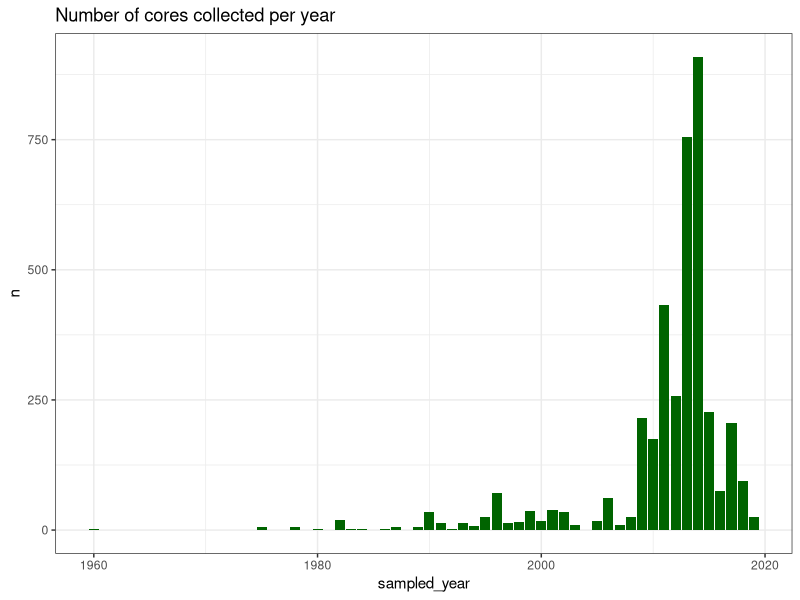
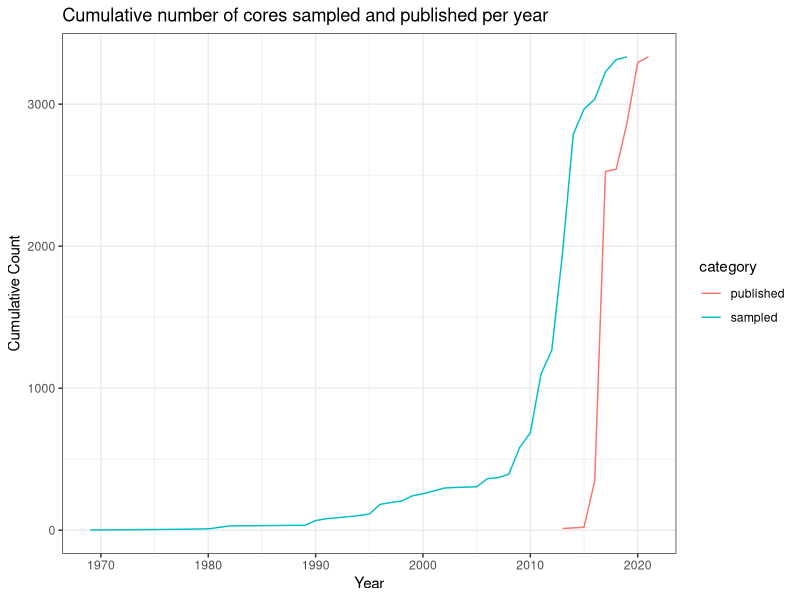
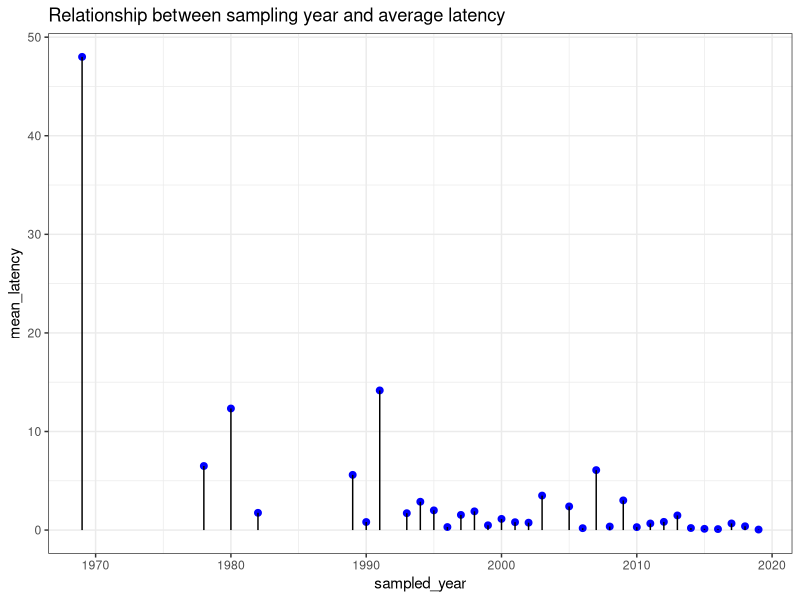
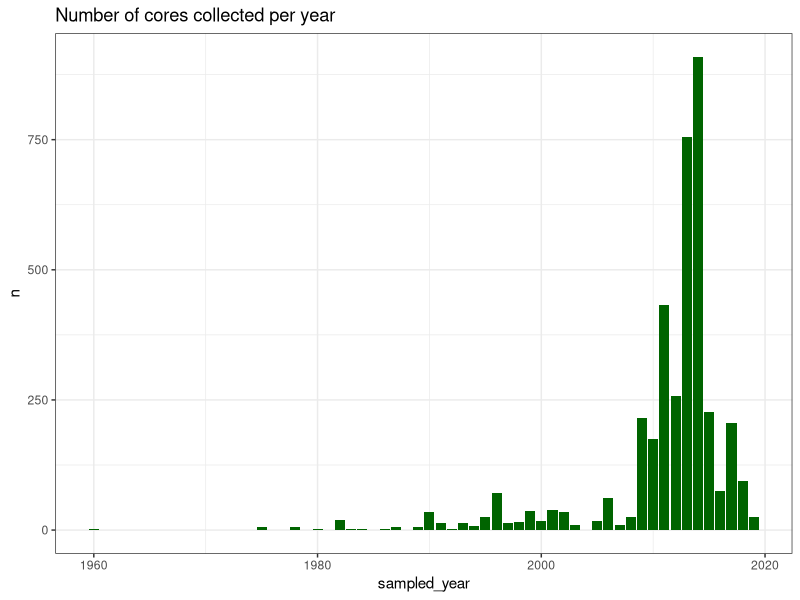
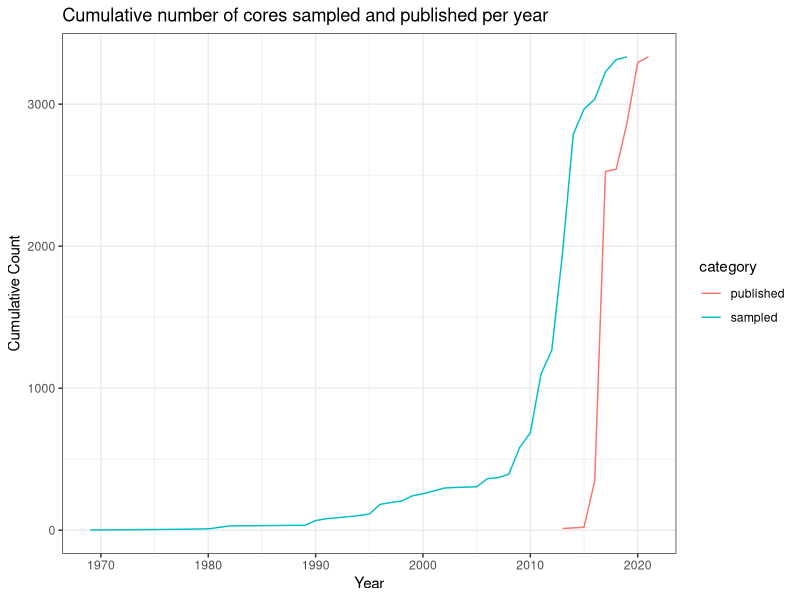
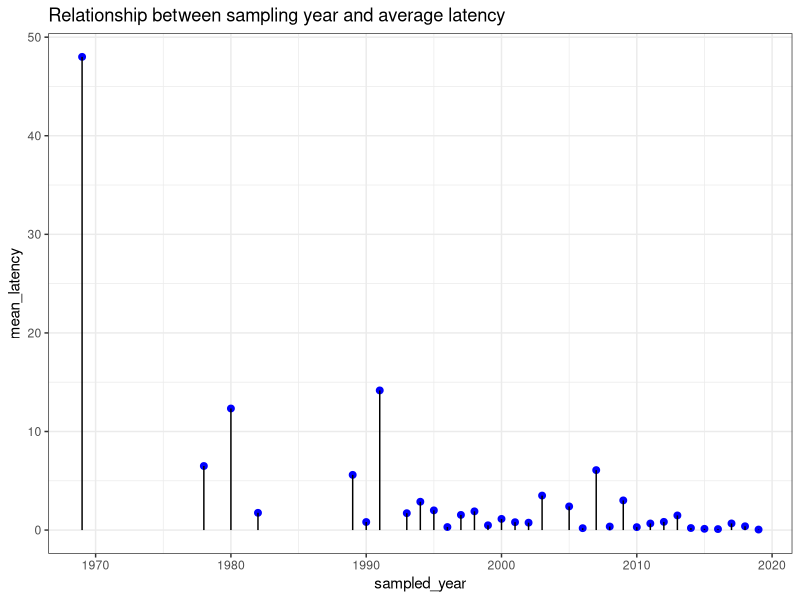

Write the R code that produced these figures, in order.
## CCRCN Database Paper ####

## Analyze data latency from time of sampling to time of publishing
## contact: Jaxine Wolfe, wolfejax@si.edu


library(tidyverse)

# Prepare Workspace ####

cores <- read_csv("data/CCRCN_synthesis/derivative/CCRCN_cores.csv", guess_max = 7000)
citations <- read_csv("data/CCRCN_synthesis/derivative/CCRCN_study_citations.csv")

# Create a table of core sampling date and data publishing date

pub_dates <- citations %>% 
  filter(publication_type %in% c("primary dataset", "synthesis dataset", "combined dataset and manuscript")) %>% 
  # filter(bibtype == "Misc") %>% 
  select(study_id, year) %>% 
  filter(study_id != "Windham_Meyers_et_al_2010" | year == "2010") %>%
  filter(study_id != "Piazza_et_al_2011" | year == "2011") %>%
  rename(pub_year = year)

core_dates <- cores %>% 
  select(study_id, site_id, core_id, year) %>%
  drop_na(year) %>%
  rename(sampled_year = year)
# over 2000 cores with no sampling year

# which cores have no associated date
na_core_date <- cores %>%
  filter(is.na(year))
sort(unique(na_core_date$study_id))

# determine the number of sampled cores per year
sampled_cores <- core_dates %>%
  add_count(sampled_year) %>% 
  select(sampled_year, n) %>% distinct() %>%
  arrange(sampled_year)

# plot the number of cores collected for each sampling year 
# that were made available in our database (is there bias here?)
ggplot(sampled_cores, aes(sampled_year, n)) +
  geom_col(fill = "darkgreen") + theme_bw() +
  ggtitle("Number of cores collected per year")
ggsave("database_paper/figures/cores_sampled_per_year.jpg")

# join tables
dates <- left_join(core_dates, pub_dates) %>%
  drop_na(pub_year) # a few citations aren't aligning
  
# Compute cumulative counts ####
cumu_sampled <- dates %>% select(sampled_year) %>%
  rename(year = sampled_year) %>% 
  arrange(year) %>% add_count(year) %>% distinct() %>%
  mutate(cumulative_sampled = cumsum(n)) %>% select(-n)

cumu_pub <- dates %>% select(pub_year) %>%
  rename(year = pub_year) %>% 
  arrange(year) %>% add_count(year) %>%  distinct() %>%
  mutate(cumulative_published = cumsum(n)) %>% select(-n)

counts <- full_join(cumu_sampled, cumu_pub) %>%
  pivot_longer(cols = contains("cumulative"), 
               names_to = "category",
               names_prefix = "cumulative_", 
               values_to = "cumulative_count") %>%
  drop_na(cumulative_count)

# plot cumulative counts for sampled and published cores per year
ggplot(counts, aes(year, cumulative_count, col = category)) +
  geom_line() + 
  xlab("Year") + ylab("Cumulative Count") +
  theme_bw() +
  ggtitle("Cumulative number of cores sampled and published per year")
ggsave("database_paper/figures/cores_sampled_v_published.jpg")

## Data Latency ####

# compute latency of data
data_latency <- dates %>%  
  count(sampled_year, pub_year) %>% 
  mutate(latency = pub_year - sampled_year,
         norm_latency = latency/n) # normalize latency by the number of cores sampled in each group

# plot relationship between year of sampling and the time it took to publish
# show that data collected more recently is more likely to get published sooner
data_latency %>% 
  group_by(sampled_year) %>% 
  summarise(mean_latency = mean(norm_latency),
            sd_latency = sd(norm_latency)) %>% 
  ggplot(aes(sampled_year, mean_latency)) +
  geom_point(size = 2, col = "blue") + 
  # geom_pointrange(aes(ymin = mean_latency-sd_latency, ymax = mean_latency+sd_latency))   +
  geom_segment(aes(x=sampled_year, xend=sampled_year, y=0, yend=mean_latency))+
  theme_bw() +
  ggtitle("Relationship between sampling year and average latency")
ggsave("database_paper/figures/data_latency.jpg")
